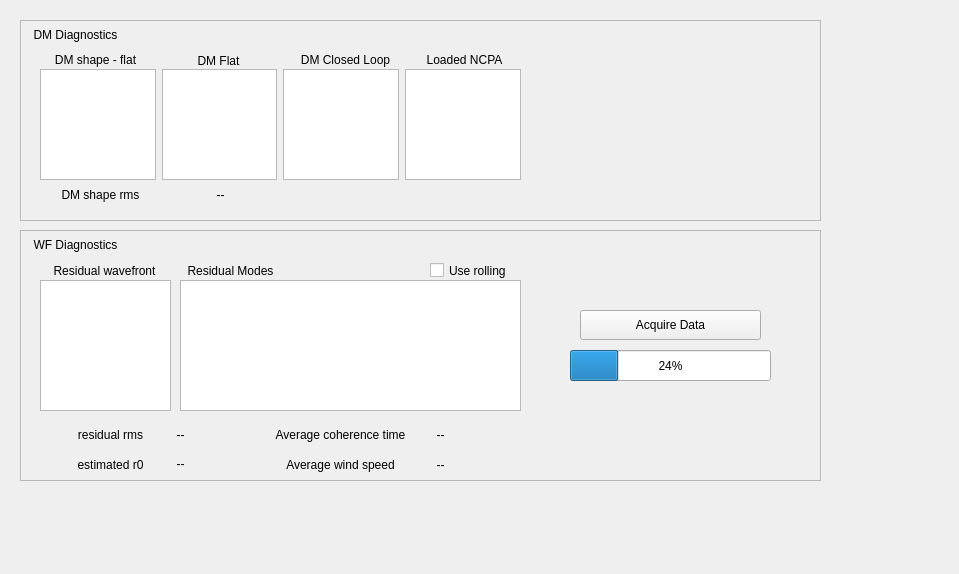
<?xml version="1.0" encoding="UTF-8"?>
<ui version="4.0">
 <class>Form</class>
 <widget class="QWidget" name="Form">
  <property name="geometry">
   <rect>
    <x>0</x>
    <y>0</y>
    <width>959</width>
    <height>574</height>
   </rect>
  </property>
  <property name="windowTitle">
   <string>Form</string>
  </property>
  <widget class="QFrame" name="frame">
   <property name="geometry">
    <rect>
     <x>20</x>
     <y>20</y>
     <width>801</width>
     <height>201</height>
    </rect>
   </property>
   <property name="frameShape">
    <enum>QFrame::StyledPanel</enum>
   </property>
   <property name="frameShadow">
    <enum>QFrame::Raised</enum>
   </property>
   <widget class="QLabel" name="nbFrameBgLabel">
    <property name="geometry">
     <rect>
      <x>0</x>
      <y>0</y>
      <width>111</width>
      <height>30</height>
     </rect>
    </property>
    <property name="text">
     <string>DM Diagnostics</string>
    </property>
    <property name="alignment">
     <set>Qt::AlignCenter</set>
    </property>
   </widget>
   <widget class="QLabel" name="nbFrameBgLabel_5">
    <property name="geometry">
     <rect>
      <x>20</x>
      <y>25</y>
      <width>111</width>
      <height>30</height>
     </rect>
    </property>
    <property name="text">
     <string>DM shape - flat</string>
    </property>
    <property name="alignment">
     <set>Qt::AlignCenter</set>
    </property>
   </widget>
   <widget class="QWidget" name="horizontalLayoutWidget">
    <property name="geometry">
     <rect>
      <x>20</x>
      <y>49</y>
      <width>481</width>
      <height>111</height>
     </rect>
    </property>
    <layout class="QHBoxLayout" name="horizontalLayout">
     <item>
      <widget class="GraphicsView" name="dmView"/>
     </item>
     <item>
      <widget class="GraphicsView" name="dmViewFlat"/>
     </item>
     <item>
      <widget class="GraphicsView" name="dmViewClosedLoop"/>
     </item>
     <item>
      <widget class="GraphicsView" name="dmViewNCPA"/>
     </item>
    </layout>
   </widget>
   <widget class="QLabel" name="nbFrameBgLabel_6">
    <property name="geometry">
     <rect>
      <x>143</x>
      <y>26</y>
      <width>111</width>
      <height>30</height>
     </rect>
    </property>
    <property name="text">
     <string>DM Flat</string>
    </property>
    <property name="alignment">
     <set>Qt::AlignCenter</set>
    </property>
   </widget>
   <widget class="QLabel" name="nbFrameBgLabel_7">
    <property name="geometry">
     <rect>
      <x>270</x>
      <y>25</y>
      <width>111</width>
      <height>30</height>
     </rect>
    </property>
    <property name="text">
     <string>DM Closed Loop</string>
    </property>
    <property name="alignment">
     <set>Qt::AlignCenter</set>
    </property>
   </widget>
   <widget class="QLabel" name="nbFrameBgLabel_8">
    <property name="geometry">
     <rect>
      <x>389</x>
      <y>25</y>
      <width>111</width>
      <height>30</height>
     </rect>
    </property>
    <property name="text">
     <string>Loaded NCPA</string>
    </property>
    <property name="alignment">
     <set>Qt::AlignCenter</set>
    </property>
   </widget>
   <widget class="QLabel" name="nbFrameBgLabel_11">
    <property name="geometry">
     <rect>
      <x>20</x>
      <y>160</y>
      <width>121</width>
      <height>30</height>
     </rect>
    </property>
    <property name="text">
     <string>DM shape rms</string>
    </property>
    <property name="alignment">
     <set>Qt::AlignCenter</set>
    </property>
   </widget>
   <widget class="QLabel" name="dmShapeRMSLabel">
    <property name="geometry">
     <rect>
      <x>140</x>
      <y>160</y>
      <width>121</width>
      <height>30</height>
     </rect>
    </property>
    <property name="text">
     <string>--</string>
    </property>
    <property name="alignment">
     <set>Qt::AlignCenter</set>
    </property>
   </widget>
  </widget>
  <widget class="QFrame" name="frame_2">
   <property name="geometry">
    <rect>
     <x>20</x>
     <y>230</y>
     <width>801</width>
     <height>251</height>
    </rect>
   </property>
   <property name="frameShape">
    <enum>QFrame::StyledPanel</enum>
   </property>
   <property name="frameShadow">
    <enum>QFrame::Raised</enum>
   </property>
   <widget class="QLabel" name="nbFrameBgLabel_3">
    <property name="geometry">
     <rect>
      <x>0</x>
      <y>0</y>
      <width>111</width>
      <height>30</height>
     </rect>
    </property>
    <property name="text">
     <string>WF Diagnostics</string>
    </property>
    <property name="alignment">
     <set>Qt::AlignCenter</set>
    </property>
   </widget>
   <widget class="GraphicsView" name="modeHist">
    <property name="geometry">
     <rect>
      <x>160</x>
      <y>50</y>
      <width>341</width>
      <height>131</height>
     </rect>
    </property>
   </widget>
   <widget class="GraphicsView" name="residualWavefrontView">
    <property name="geometry">
     <rect>
      <x>20</x>
      <y>50</y>
      <width>131</width>
      <height>131</height>
     </rect>
    </property>
   </widget>
   <widget class="QLabel" name="nbFrameBgLabel_4">
    <property name="geometry">
     <rect>
      <x>24</x>
      <y>26</y>
      <width>121</width>
      <height>30</height>
     </rect>
    </property>
    <property name="text">
     <string>Residual wavefront</string>
    </property>
    <property name="alignment">
     <set>Qt::AlignCenter</set>
    </property>
   </widget>
   <widget class="QLabel" name="nbFrameBgLabel_9">
    <property name="geometry">
     <rect>
      <x>150</x>
      <y>26</y>
      <width>121</width>
      <height>30</height>
     </rect>
    </property>
    <property name="text">
     <string>Residual Modes</string>
    </property>
    <property name="alignment">
     <set>Qt::AlignCenter</set>
    </property>
   </widget>
   <widget class="QCheckBox" name="modesRollingCheckBox">
    <property name="geometry">
     <rect>
      <x>410</x>
      <y>30</y>
      <width>85</width>
      <height>21</height>
     </rect>
    </property>
    <property name="text">
     <string>Use rolling</string>
    </property>
   </widget>
   <widget class="QLabel" name="nbFrameBgLabel_10">
    <property name="geometry">
     <rect>
      <x>30</x>
      <y>190</y>
      <width>121</width>
      <height>30</height>
     </rect>
    </property>
    <property name="text">
     <string>residual rms</string>
    </property>
    <property name="alignment">
     <set>Qt::AlignCenter</set>
    </property>
   </widget>
   <widget class="QLabel" name="residualWavefrontRMSLabel">
    <property name="geometry">
     <rect>
      <x>100</x>
      <y>190</y>
      <width>121</width>
      <height>30</height>
     </rect>
    </property>
    <property name="text">
     <string>--</string>
    </property>
    <property name="alignment">
     <set>Qt::AlignCenter</set>
    </property>
   </widget>
   <widget class="QLabel" name="nbFrameBgLabel_13">
    <property name="geometry">
     <rect>
      <x>240</x>
      <y>190</y>
      <width>161</width>
      <height>30</height>
     </rect>
    </property>
    <property name="text">
     <string>Average coherence time</string>
    </property>
    <property name="alignment">
     <set>Qt::AlignCenter</set>
    </property>
   </widget>
   <widget class="QLabel" name="avgCoherenceTimeLabel">
    <property name="geometry">
     <rect>
      <x>390</x>
      <y>190</y>
      <width>61</width>
      <height>30</height>
     </rect>
    </property>
    <property name="text">
     <string>--</string>
    </property>
    <property name="alignment">
     <set>Qt::AlignCenter</set>
    </property>
   </widget>
   <widget class="QLabel" name="nbFrameBgLabel_14">
    <property name="geometry">
     <rect>
      <x>240</x>
      <y>220</y>
      <width>161</width>
      <height>30</height>
     </rect>
    </property>
    <property name="text">
     <string>Average wind speed</string>
    </property>
    <property name="alignment">
     <set>Qt::AlignCenter</set>
    </property>
   </widget>
   <widget class="QLabel" name="nbFrameBgLabel_15">
    <property name="geometry">
     <rect>
      <x>30</x>
      <y>220</y>
      <width>121</width>
      <height>30</height>
     </rect>
    </property>
    <property name="text">
     <string>estimated r0</string>
    </property>
    <property name="alignment">
     <set>Qt::AlignCenter</set>
    </property>
   </widget>
   <widget class="QLabel" name="estimatedr0Label">
    <property name="geometry">
     <rect>
      <x>100</x>
      <y>219</y>
      <width>121</width>
      <height>30</height>
     </rect>
    </property>
    <property name="text">
     <string>--</string>
    </property>
    <property name="alignment">
     <set>Qt::AlignCenter</set>
    </property>
   </widget>
   <widget class="QLabel" name="avgWindSpeedLabel">
    <property name="geometry">
     <rect>
      <x>390</x>
      <y>220</y>
      <width>61</width>
      <height>30</height>
     </rect>
    </property>
    <property name="text">
     <string>--</string>
    </property>
    <property name="alignment">
     <set>Qt::AlignCenter</set>
    </property>
   </widget>
   <widget class="QProgressBar" name="progressDiagBar">
    <property name="geometry">
     <rect>
      <x>550</x>
      <y>120</y>
      <width>201</width>
      <height>31</height>
     </rect>
    </property>
    <property name="value">
     <number>24</number>
    </property>
   </widget>
   <widget class="QPushButton" name="acqDMDataButton">
    <property name="geometry">
     <rect>
      <x>560</x>
      <y>80</y>
      <width>181</width>
      <height>30</height>
     </rect>
    </property>
    <property name="text">
     <string>Acquire Data</string>
    </property>
   </widget>
  </widget>
 </widget>
 <customwidgets>
  <customwidget>
   <class>GraphicsView</class>
   <extends>QGraphicsView</extends>
   <header>pyqtgraph</header>
  </customwidget>
 </customwidgets>
 <resources/>
 <connections/>
</ui>
